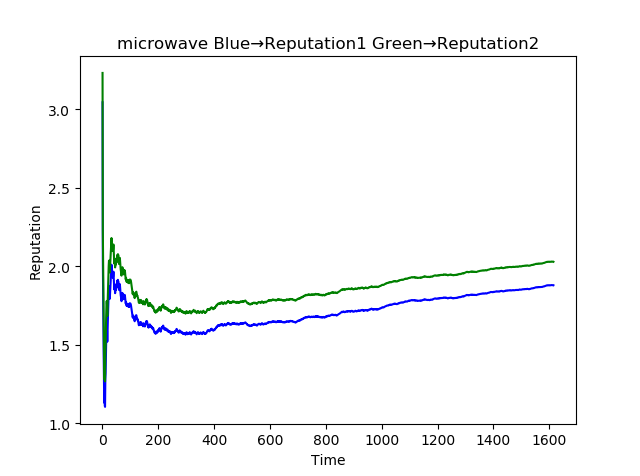

Recreate this plot in Python.
import numpy as np
import matplotlib.pyplot as plt
import xlrd
import xlwt
 
#读数据
path=u'微波炉.xlsx'
hn,nc=1,1
#hn为表头行数,nc为表头列数
sheetname=u'Sheet2'
def readexcel(hn,nc):
    data = xlrd.open_workbook(path)
    table = data.sheet_by_name(sheetname)
    nrows = table.nrows
    data=[]
    for i in range(hn,nrows):
        data.append(table.row_values(i)[nc:])
    #print(np.array(data))
    return np.array(data)

data=readexcel(hn,nc)
#print(data)
X = data[:,0]
Y1 = data[:,1]
Y2 = data[:,2]
#print(X)
#print(Y1)
#print(Y2)
plt.xlabel("Time")#x轴上的名字
plt.ylabel("Reputation")#y轴上的名字
plt.title("microwave Blue→Reputation1 Green→Reputation2")
plt.plot(X,Y1,color='blue')
plt.plot(X,Y2,color='green')
plt.show()
